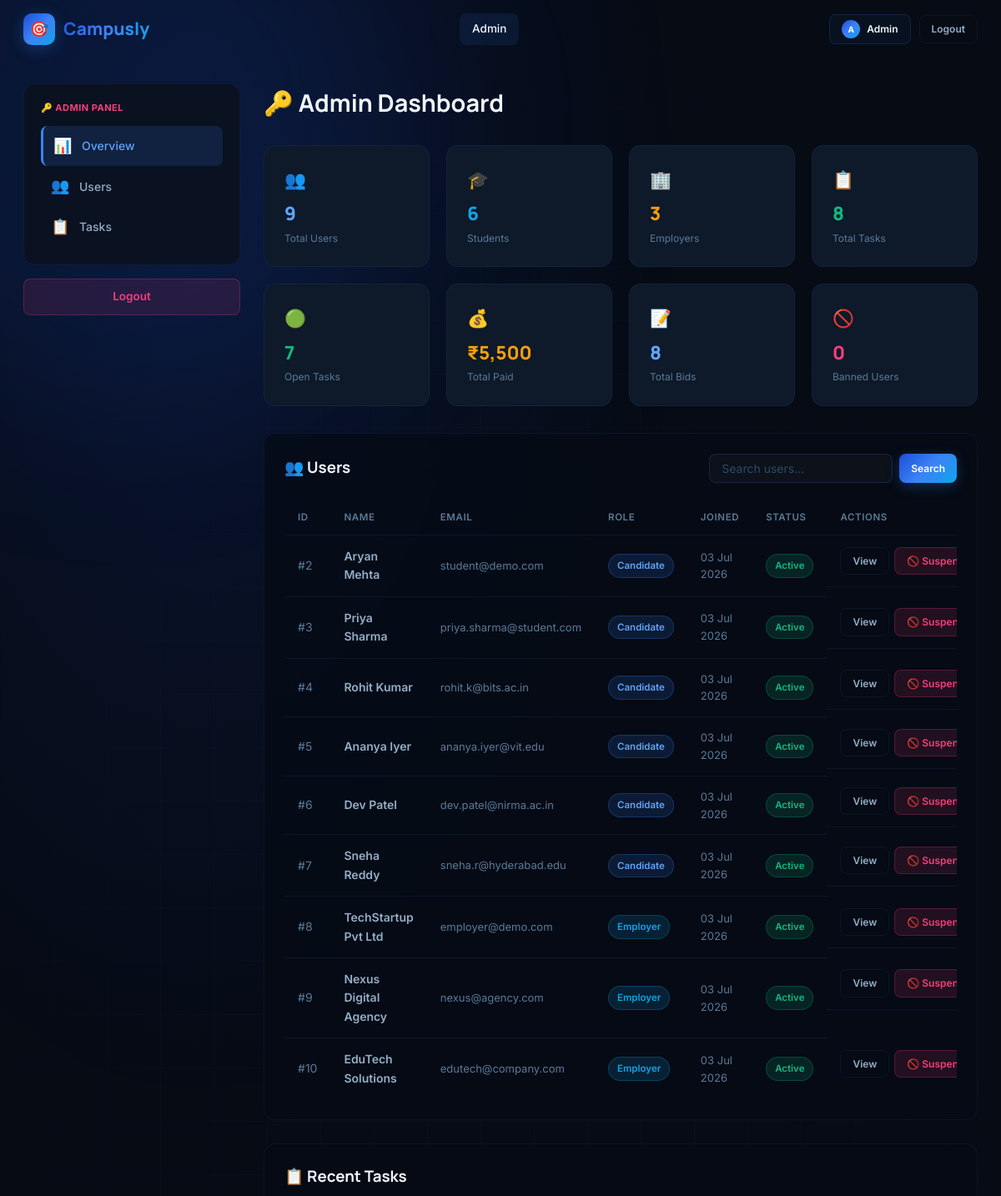
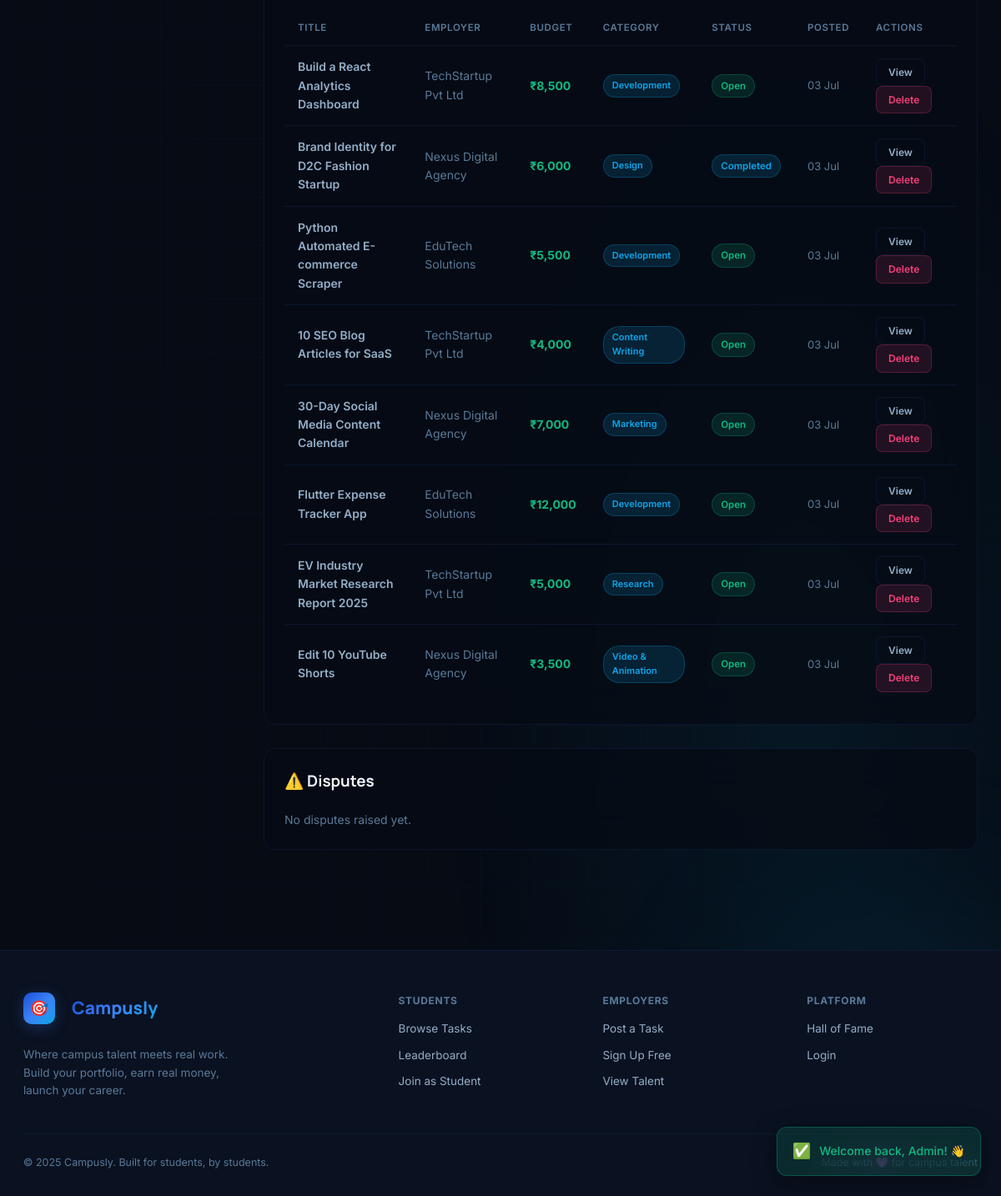
Page /admin_dashboard.php (signed in) on the committed database (2 pictures, top to bottom).
### tables this page shows
CREATE TABLE users (
  id                      INT AUTO_INCREMENT PRIMARY KEY,
  name                    VARCHAR(100)  NOT NULL,
  email                   VARCHAR(150)  NOT NULL UNIQUE,
  password                VARCHAR(255)  NOT NULL,
  role                    ENUM('candidate','employer','admin') DEFAULT 'candidate',
  university              VARCHAR(250),
  company_name            VARCHAR(150),
  bio                     TEXT,
  location                VARCHAR(100),
  skills                  VARCHAR(800),
  github                  VARCHAR(300),
  linkedin                VARCHAR(300),
  portfolio               VARCHAR(300),
  avatar                  VARCHAR(300)  DEFAULT NULL,
  is_banned               TINYINT(1)    DEFAULT 0,
  created_at              TIMESTAMP     DEFAULT CURRENT_TIMESTAMP
);

CREATE TABLE tasks (
  id           INT AUTO_INCREMENT PRIMARY KEY,
  employer_id  INT           NOT NULL,
  title        VARCHAR(255)  NOT NULL,
  description  TEXT,
  category     VARCHAR(100),
  price        DECIMAL(10,2) DEFAULT 0.00,
  location     VARCHAR(100)  DEFAULT 'Remote',
  skills       VARCHAR(800),
  deadline     DATE,
  duration     VARCHAR(80),
  urgency      ENUM('urgent','high','medium','low') DEFAULT 'medium',
  status       ENUM('open','assigned','completed','cancelled') DEFAULT 'open',
  created_at   TIMESTAMP     DEFAULT CURRENT_TIMESTAMP,
  INDEX idx_status   (status),
  INDEX idx_category (category),
  INDEX idx_employer (employer_id)
);

### admin_dashboard.php (the view, shortened to what this page needs)
<?php
include 'db.php';
$stats=[
  'users'     => mysqli_fetch_assoc(mysqli_query($conn,"SELECT COUNT(*) as c FROM users WHERE role!='admin'"))['c'],
  'students'  => mysqli_fetch_assoc(mysqli_query($conn,"SELECT COUNT(*) as c FROM users WHERE role='candidate'"))['c'],
  'employers' => mysqli_fetch_assoc(mysqli_query($conn,"SELECT COUNT(*) as c FROM users WHERE role='employer'"))['c'],
  'tasks'     => mysqli_fetch_assoc(mysqli_query($conn,"SELECT COUNT(*) as c FROM tasks"))['c'],
  'open'      => mysqli_fetch_assoc(mysqli_query($conn,"SELECT COUNT(*) as c FROM tasks WHERE status='open'"))['c'],
  'paid'      => mysqli_fetch_assoc(mysqli_query($conn,"SELECT COALESCE(SUM(amount),0) as c FROM payments WHERE status='released'"))['c'],
  'bids'      => mysqli_fetch_assoc(mysqli_query($conn,"SELECT COUNT(*) as c FROM applications"))['c'],
  'banned'    => mysqli_fetch_assoc(mysqli_query($conn,"SELECT COUNT(*) as c FROM users WHERE is_banned=1"))['c'],
];
$page = max(1,intval($_GET['p']??1));
$per  = 20;
$offset=($page-1)*$per;
$search=trim($_GET['q']??'');
$user_where = "role!='admin'";
$users=mysqli_query($conn,"SELECT * FROM users WHERE $user_where ORDER BY created_at DESC LIMIT $per OFFSET $offset");
$tasks=mysqli_query($conn,"SELECT t.*,u.name as en FROM tasks t JOIN users u ON t.employer_id=u.id ORDER BY t.created_at DESC LIMIT 15");
include 'includes/head.php';
include 'includes/navbar.php';
?>
<div class="wrap">
<div class="dash-wrap">
  <aside class="sidebar">
    <div class="sidebar-card">
      <div style="font-size:11px;font-weight:700;color:var(--rose);text-transform:uppercase;letter-spacing:.5px;margin-bottom:12px">🔑 ADMIN PANEL</div>
      <a href="#stats"    class="sidebar-link active"><span class="si">📊</span>Overview</a>
      <a href="#users"    class="sidebar-link"><span class="si">👥</span>Users</a>
      <a href="#tasks"    class="sidebar-link"><span class="si">📋</span>Tasks</a>
    </div>
    <a href="logout.php" class="btn btn-danger btn-full">Logout</a>
  </aside>
  <main class="main-content">
    <h1 style="font-family:var(--fh);font-size:1.8rem;font-weight:700;margin-bottom:28px" id="stats">🔑 Admin Dashboard</h1>
    <div class="grid-4" style="margin-bottom:32px">
      <?php foreach([
        ['👥','Total Users',$stats['users'],'var(--violet2)'],
        ['🎓','Students',$stats['students'],'var(--cyan)'],
        ['🏢','Employers',$stats['employers'],'var(--amber)'],
        ['📋','Total Tasks',$stats['tasks'],'var(--emerald)'],
        ['🟢','Open Tasks',$stats['open'],'var(--emerald)'],
        ['💰','Total Paid','₹'.number_format($stats['paid']),'var(--amber)'],
        ['📝','Total Bids',$stats['bids'],'var(--violet2)'],
        ['🚫','Banned Users',$stats['banned'],'var(--rose)'],
      ] as [$icon,$label,$val,$color]): ?>
      <div class="stat-box" style="text-align:left">
        <div style="font-size:1.3rem;margin-bottom:6px"><?= $icon ?></div>
        <div style="font-size:1.4rem;font-weight:800;color:<?= $color ?>;font-family:var(--fh)"><?= $val ?></div>
        <div style="color:var(--t3);font-size:12px;margin-top:2px"><?= $label ?></div>
      </div>
      <?php endforeach; ?>
    </div>
    <div class="glass-dark" style="padding:24px;border-radius:var(--r);margin-bottom:28px" id="users">
      <div style="display:flex;justify-content:space-between;align-items:center;margin-bottom:20px;flex-wrap:wrap;gap:12px">
        <h3 style="font-family:var(--fh);font-weight:700">👥 Users</h3>
        <form method="GET" style="display:flex;gap:8px">
          <input type="text" name="q" class="finput" style="width:220px;padding:8px 14px" placeholder="Search users…" value="<?= htmlspecialchars($search) ?>">
          <button type="submit" class="btn btn-brand btn-sm">Search</button>
        </form>
      </div>
      <div style="overflow-x:auto">
        <table class="tbl">
          <thead><tr><th>ID</th><th>Name</th><th>Email</th><th>Role</th><th>Joined</th><th>Status</th><th>Actions</th></tr></thead>
          <tbody>
            <?php while($u=$users->fetch_assoc()): ?>
            <tr>
              <td style="color:var(--t3)">#<?= $u['id'] ?></td>
              <td style="font-weight:600"><?= htmlspecialchars($u['name']) ?></td>
              <td style="color:var(--t3);font-size:13px"><?= htmlspecialchars($u['email']) ?></td>
              <td><span class="tag <?= $u['role']==='employer'?'tag-c':'tag-v' ?>"><?= ucfirst($u['role']) ?></span></td>
              <td style="color:var(--t3);font-size:13px"><?= date('d M Y',strtotime($u['created_at'])) ?></td>
              <td><?php if($u['is_banned']): ?><span class="tag tag-r">Banned</span><?php else: ?><span class="tag tag-g">Active</span><?php endif; ?></td>
              <td style="display:flex;gap:6px">
                <a href="view_student_profile.php?id=<?= $u['id'] ?>" class="btn btn-ghost btn-sm">View</a>
                <?php if($u['is_banned']): ?>
                  <a href="admin_dashboard.php?unban=<?= $u['id'] ?>" class="btn btn-success btn-sm" onclick="return confirm('Reinstate this user? They will regain full access.')">✅ Reinstate</a>
                <?php else: ?>
                  <a href="admin_dashboard.php?ban=<?= $u['id'] ?>" class="btn btn-danger btn-sm" onclick="return confirm('Suspend this account? The user will be locked out.')">🚫 Suspend</a>
                <?php endif; ?>
              </td>
            </tr>
            <?php endwhile; ?>
          </tbody>
        </table>
      </div>
    </div>
    <div class="glass-dark" style="padding:24px;border-radius:var(--r)" id="tasks">
      <h3 style="font-family:var(--fh);font-weight:700;margin-bottom:20px">📋 Recent Tasks</h3>
      <div style="overflow-x:auto">
        <table class="tbl">
          <thead><tr><th>Title</th><th>Employer</th><th>Budget</th><th>Category</th><th>Status</th><th>Posted</th><th>Actions</th></tr></thead>
          <tbody>
            <?php while($t=$tasks->fetch_assoc()):
              $s_cls=['open'=>'tag-g','assigned'=>'tag-a','completed'=>'tag-c'][$t['status']]??'tag-v';
            ?>
            <tr>
              <td style="font-weight:600"><?= htmlspecialchars(substr($t['title'],0,40)) ?><?= strlen($t['title'])>40?'…':'' ?></td>
              <td style="color:var(--t3)"><?= htmlspecialchars($t['en']) ?></td>
              <td style="color:var(--emerald);font-weight:700">₹<?= number_format($t['price']) ?></td>
              <td><span class="tag tag-c" style="font-size:11px"><?= htmlspecialchars($t['category']) ?></span></td>
              <td><span class="tag <?= $s_cls ?>"><?= ucfirst($t['status']) ?></span></td>
              <td style="color:var(--t3);font-size:13px"><?= date('d M',strtotime($t['created_at'])) ?></td>
              <td>
                <a href="task_view.php?id=<?= $t['id'] ?>" class="btn btn-ghost btn-sm">View</a>
                <a href="admin_dashboard.php?delete_task=<?= $t['id'] ?>" class="btn btn-danger btn-sm" onclick="return confirm('Delete this task?')">Delete</a>
              </td>
            </tr>
            <?php endwhile; ?>
          </tbody>
        </table>
      </div>
    </div>
    <?php
    $disputes=mysqli_query($conn,
      "SELECT d.*,t.title as task_title,u.name as raiser_name,u.role as raiser_role
       FROM disputes d JOIN tasks t ON t.id=d.task_id JOIN users u ON u.id=d.raised_by
       ORDER BY FIELD(d.status,'open','reviewing','resolved','dismissed'), d.created_at DESC LIMIT 30");
    ?>
    <div class="glass-dark" style="padding:24px;border-radius:var(--r);margin-top:28px" id="disputes">
      <div style="display:flex;align-items:center;gap:12px;margin-bottom:20px">
        <h3 style="font-family:var(--fh);font-weight:700">⚠️ Disputes</h3>
      </div>
      <?php if(mysqli_num_rows($disputes)===0): ?>
        <p style="color:var(--t3);font-size:14px">No disputes raised yet.</p>
      <?php endif; ?>
    </div>
  </main>
</div>
</div>
<?php include 'includes/footer.php'; ?>

### head.php (shortened to what this page needs)
<!DOCTYPE html>
<html lang="en">
<head>
<link rel="stylesheet" href="assets/css/style.css">
</head>
<body>

### navbar.php (shortened to what this page needs)
<?php
$current_page = basename($_SERVER['PHP_SELF']);
$logged_in    = isset($_SESSION['user_id']);
$role         = $logged_in ? $_SESSION['user_role'] : '';
$user_name    = $logged_in ? $_SESSION['user_name'] : '';
$nav_avatar  = null;
?>
<div class="scene">
  <div class="mesh"></div>
  <div class="grid"></div>
</div>
<nav class="nav" id="mainNav">
  <div class="ctr">
    <div class="nav-wrap">
      <a href="index.php" class="brand">
        <div class="brand-mark">🎯</div>
        <span class="brand-name">Campusly</span>
      </a>
      <div class="nav-links">
        <?php if($logged_in && $role==='admin'): ?>
          <a href="admin_dashboard.php" class="navl <?= $current_page=='admin_dashboard.php'?'active':'' ?>">Admin</a>
        <?php endif; ?>
      </div>
      <div class="nav-ctas">
        <?php if($logged_in): ?>
          <a href="profile.php" class="btn btn-glass btn-sm">
            <?php if($nav_avatar): ?>
              <img src="<?= htmlspecialchars($nav_avatar) ?>" style="width:24px;height:24px;border-radius:50%;object-fit:cover;border:2px solid var(--blue)">
            <?php else: ?>
              <div class="avatar" style="width:22px;height:22px;font-size:10px"><?= strtoupper(substr($user_name,0,1)) ?></div>
            <?php endif; ?>
            <?= htmlspecialchars(explode(' ',$user_name)[0]) ?>
          </a>
          <a href="logout.php" class="btn btn-ghost btn-sm">Logout</a>
        <?php else: ?>
          <a href="login.php"    class="btn btn-glass btn-sm">Login</a>
          <a href="register.php" class="btn btn-brand btn-sm">Sign Up Free</a>
        <?php endif; ?>
      </div>
    </div>
  </div>
</nav>
<div id="toasts"></div>

### footer.php (shortened to what this page needs)
<footer style="background:var(--ink2);border-top:1px solid var(--border);padding:50px 0 30px;margin-top:80px;position:relative;z-index:1">
  <div class="ctr">
    <div style="display:grid;grid-template-columns:2fr 1fr 1fr 1fr;gap:40px;margin-bottom:40px">
      <div>
        <a href="index.php" class="brand" style="margin-bottom:16px;display:inline-flex">
          <div class="brand-mark">🎯</div>
          <span class="brand-name" style="margin-left:10px">Campusly</span>
        </a>
        <p style="color:var(--t3);font-size:13.5px;max-width:260px;margin-top:10px">Where campus talent meets real work. Build your portfolio, earn real money, launch your career.</p>
      </div>
      <div>
        <div style="font-weight:700;font-size:12px;text-transform:uppercase;letter-spacing:.7px;color:var(--t3);margin-bottom:14px">Students</div>
        <div style="display:flex;flex-direction:column;gap:10px">
          <a href="browse_tasks.php" style="color:var(--t2);font-size:13.5px;transition:var(--tr)">Browse Tasks</a>
          <a href="leaderboard.php"  style="color:var(--t2);font-size:13.5px;transition:var(--tr)">Leaderboard</a>
          <a href="register.php?role=candidate" style="color:var(--t2);font-size:13.5px">Join as Student</a>
        </div>
      </div>
      <div>
        <div style="font-weight:700;font-size:12px;text-transform:uppercase;letter-spacing:.7px;color:var(--t3);margin-bottom:14px">Employers</div>
        <div style="display:flex;flex-direction:column;gap:10px">
          <a href="post_task.php"     style="color:var(--t2);font-size:13.5px">Post a Task</a>
          <a href="register.php?role=employer" style="color:var(--t2);font-size:13.5px">Sign Up Free</a>
          <a href="browse_tasks.php"  style="color:var(--t2);font-size:13.5px">View Talent</a>
        </div>
      </div>
      <div>
        <div style="font-weight:700;font-size:12px;text-transform:uppercase;letter-spacing:.7px;color:var(--t3);margin-bottom:14px">Platform</div>
        <div style="display:flex;flex-direction:column;gap:10px">
          <a href="leaderboard.php" style="color:var(--t2);font-size:13.5px">Hall of Fame</a>
          <a href="login.php"       style="color:var(--t2);font-size:13.5px">Login</a>
        </div>
      </div>
    </div>
    <div style="display:flex;align-items:center;justify-content:space-between;padding-top:24px;border-top:1px solid var(--border);font-size:12.5px;color:var(--t3)">
      <span>© 2025 Campusly. Built for students, by students.</span>
      <span>Made with 💜 for campus talent</span>
    </div>
  </div>
</footer>
</body>
</html>

### rows in the picture
users: id "2", name "Aryan Mehta", email "student@demo.com", role "Candidate", created_at "03 Jul 2026", is_banned "Active"
users: id "3", name "Priya Sharma", email "priya.sharma@student.com", role "Candidate", created_at "03 Jul 2026", is_banned "Active"
users: id "4", name "Rohit Kumar", email "rohit.k@bits.ac.in", role "Candidate", created_at "03 Jul 2026", is_banned "Active"
users: id "5", name "Ananya Iyer", email "ananya.iyer@vit.edu", role "Candidate", created_at "03 Jul 2026", is_banned "Active"
users: id "6", name "Dev Patel", email "dev.patel@nirma.ac.in", role "Candidate", created_at "03 Jul 2026", is_banned "Active"
users: id "7", name "Sneha Reddy", email "sneha.r@hyderabad.edu", role "Candidate", created_at "03 Jul 2026", is_banned "Active"
users: id "8", name "TechStartup Pvt Ltd", email "employer@demo.com", role "Employer", created_at "03 Jul 2026", is_banned "Active"
users: id "9", name "Nexus Digital Agency", email "nexus@agency.com", role "Employer", created_at "03 Jul 2026", is_banned "Active"
users: id "10", name "EduTech Solutions", email "edutech@company.com", role "Employer", created_at "03 Jul 2026", is_banned "Active"
tasks: title "Build a React Analytics Dashboard", users.name "TechStartup Pvt Ltd", price "8,500", category "Development", status "Open", created_at "03 Jul"
tasks: title "Brand Identity for D2C Fashion Startup", users.name "Nexus Digital Agency", price "6,000", category "Design", status "Completed", created_at "03 Jul"
tasks: title "Python Automated E-commerce Scraper", users.name "EduTech Solutions", price "5,500", category "Development", status "Open", created_at "03 Jul"
tasks: title "10 SEO Blog Articles for SaaS", users.name "TechStartup Pvt Ltd", price "4,000", category "Content Writing", status "Open", created_at "03 Jul"
tasks: title "30-Day Social Media Content Calendar", users.name "Nexus Digital Agency", price "7,000", category "Marketing", status "Open", created_at "03 Jul"
tasks: title "Flutter Expense Tracker App", users.name "EduTech Solutions", price "12,000", category "Development", status "Open", created_at "03 Jul"
tasks: title "EV Industry Market Research Report 2025", users.name "TechStartup Pvt Ltd", price "5,000", category "Research", status "Open", created_at "03 Jul"
tasks: title "Edit 10 YouTube Shorts", users.name "Nexus Digital Agency", price "3,500", category "Video & Animation", status "Open", created_at "03 Jul"

### other values in the picture
substr($user_name,0,1) "A"
explode(' ',$user_name)[0] "Admin"
$icon "👥"
$val "9"
$label "Total Users"
$icon "🎓"
$val "6"
$label "Students"
$icon "🏢"
$val "3"
$label "Employers"
$icon "📋"
$val "8"
$label "Total Tasks"
$icon "🟢"
